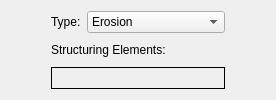
         <widget class="QWidget" name="tab_3">
          <attribute name="title">
           <string>Morphology</string>
          </attribute>
          <layout class="QHBoxLayout" name="horizontalLayout_18">
           <item>
            <spacer name="horizontalSpacer_3">
             <property name="orientation">
              <enum>Qt::Horizontal</enum>
             </property>
             <property name="sizeHint" stdset="0">
              <size>
               <width>40</width>
               <height>20</height>
              </size>
             </property>
            </spacer>
           </item>
           <item>
            <layout class="QVBoxLayout" name="verticalLayout_20">
             <item>
              <layout class="QHBoxLayout" name="horizontalLayout_17">
               <item>
                <widget class="QLabel" name="label_8">
                 <property name="text">
                  <string>Type:</string>
                 </property>
                </widget>
               </item>
               <item>
                <widget class="QComboBox" name="comboBoxMor">
                 <item>
                  <property name="text">
                   <string>Erosion</string>
                  </property>
                 </item>
                 <item>
                  <property name="text">
                   <string>Dilation</string>
                  </property>
                 </item>
                 <item>
                  <property name="text">
                   <string>Opening</string>
                  </property>
                 </item>
                 <item>
                  <property name="text">
                   <string>Closing</string>
                  </property>
                 </item>
                 <item>
                  <property name="text">
                   <string>Boundary extraction</string>
                  </property>
                 </item>
                 <item>
                  <property name="text">
                   <string>Region filling</string>
                  </property>
                 </item>
                 <item>
                  <property name="text">
                   <string>Flood fill</string>
                  </property>
                 </item>
                </widget>
               </item>
              </layout>
             </item>
             <item>
              <layout class="QVBoxLayout" name="verticalLayout_19">
               <item>
                <widget class="QLabel" name="label_7">
                 <property name="text">
                  <string>Structuring Elements:</string>
                 </property>
                </widget>
               </item>
               <item>
                <widget class="Mat3x3" name="matrixMor">
                 <property name="enabled">
                  <bool>true</bool>
                 </property>
                 <property name="sizePolicy">
                  <sizepolicy hsizetype="Preferred" vsizetype="Preferred">
                   <horstretch>0</horstretch>
                   <verstretch>0</verstretch>
                  </sizepolicy>
                 </property>
                 <property name="frameShape">
                  <enum>QFrame::Box</enum>
                 </property>
                </widget>
               </item>
              </layout>
             </item>
            </layout>
           </item>
           <item>
            <spacer name="horizontalSpacer_4">
             <property name="orientation">
              <enum>Qt::Horizontal</enum>
             </property>
             <property name="sizeHint" stdset="0">
              <size>
               <width>40</width>
               <height>20</height>
              </size>
             </property>
            </spacer>
           </item>
          </layout>
         </widget>
